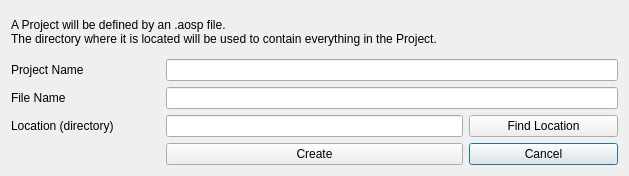
<?xml version="1.0" encoding="UTF-8"?>
<ui version="4.0">
 <class>NewProjectDialog</class>
 <widget class="QWidget" name="NewProjectDialog">
  <property name="geometry">
   <rect>
    <x>0</x>
    <y>0</y>
    <width>629</width>
    <height>176</height>
   </rect>
  </property>
  <property name="windowTitle">
   <string>New AOS Designer Project</string>
  </property>
  <layout class="QGridLayout" name="gridLayout">
   <item row="0" column="0" colspan="4">
    <widget class="QLabel" name="label_4">
     <property name="text">
      <string>A Project will be defined by an .aosp file.
The directory where it is located will be used to contain everything in the Project.</string>
     </property>
    </widget>
   </item>
   <item row="1" column="0">
    <widget class="QLabel" name="label">
     <property name="text">
      <string>Project Name</string>
     </property>
    </widget>
   </item>
   <item row="1" column="1" colspan="3">
    <widget class="QLineEdit" name="edit_project_name">
     <property name="toolTip">
      <string>New project's name.</string>
     </property>
    </widget>
   </item>
   <item row="2" column="0">
    <widget class="QLabel" name="label_2">
     <property name="text">
      <string>File Name</string>
     </property>
    </widget>
   </item>
   <item row="2" column="1" colspan="3">
    <widget class="QLineEdit" name="edit_file_name">
     <property name="toolTip">
      <string>New project's file name. It should contain only letters, numbers and underscore characters.</string>
     </property>
    </widget>
   </item>
   <item row="3" column="0">
    <widget class="QLabel" name="label_3">
     <property name="text">
      <string>Location (directory)</string>
     </property>
    </widget>
   </item>
   <item row="3" column="1" colspan="2">
    <widget class="QLineEdit" name="edit_location">
     <property name="toolTip">
      <string>Address of the directory where this project will be located.</string>
     </property>
    </widget>
   </item>
   <item row="3" column="3">
    <widget class="QPushButton" name="pushButton_3">
     <property name="text">
      <string>Find Location</string>
     </property>
    </widget>
   </item>
   <item row="4" column="1" colspan="2">
    <widget class="QPushButton" name="pushButton">
     <property name="text">
      <string>Create</string>
     </property>
     <property name="autoDefault">
      <bool>true</bool>
     </property>
    </widget>
   </item>
   <item row="4" column="3">
    <widget class="QPushButton" name="pushButton_2">
     <property name="text">
      <string>Cancel</string>
     </property>
     <property name="autoDefault">
      <bool>true</bool>
     </property>
     <property name="default">
      <bool>true</bool>
     </property>
    </widget>
   </item>
  </layout>
 </widget>
 <resources/>
 <connections/>
</ui>
